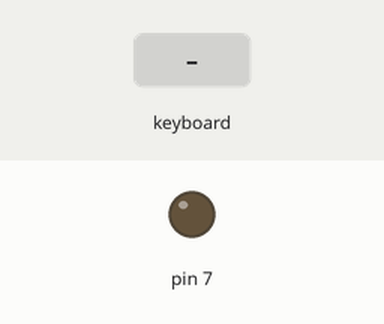
Recording of a program running on a simulated Raspberry Pi (header pin numbers). Shown: output pins drawn as LEDs (lit = HIGH). Inputs (shaded band) come from the test bench. At 5.8 s the program stops and its outputs stay as they are.

Above: at 1.2 s.
1.3 s: key "o" typed on the keyboard
At 1.9 s:
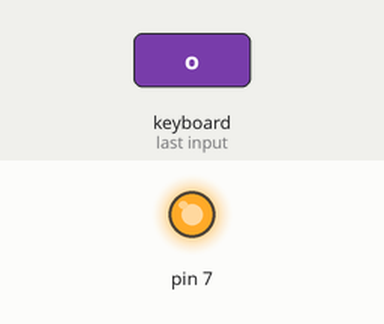
5.8 s: key "q" typed on the keyboard
At 6.5 s:
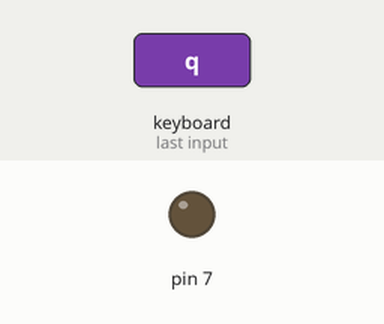
Timing chart, 0 to 7.3 s (numbered marks = the images above; inputs shaded):
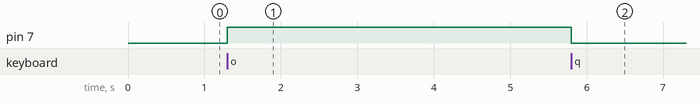

Measured:
- after the input at 1.3 s, pin 7: LOW → HIGH at once
- after the input at 5.8 s, pin 7: HIGH → LOW at once

The program:

led_keyboard_control.py
```python
# imports (curses for keyboard control)
import curses
import RPi.GPIO as GPIO
import time

# Get the curses window, turn off echoing of keyboard to screen, turn on
# instant (no waiting) key response, and use special values for cursor keys
screen = curses.initscr()
curses.noecho()
curses.cbreak()
screen.keypad(True)

#Tell RPi the numbering system for the pins
GPIO.setmode(GPIO.BOARD)

#using pin 7 as an output
GPIO.setup(7,GPIO.OUT)

try:
        while True:
            char = screen.getch()
            if char == ord('q'):
                break
            elif char == ord('o'):
                GPIO.output(7,True)
            elif char == curses.KEY_UP:
                print "up"
            elif char == curses.KEY_DOWN:
                print "down"
            elif char == curses.KEY_RIGHT:
                print "right"
            elif char == curses.KEY_LEFT:
                print "left"
            elif char == 10:
                print "off"
                GPIO.output(7,False)

finally:
    #Close down curses properly, inc turn echo back on!
    curses.nocbreak(); screen.keypad(0); curses.echo()
    curses.endwin()
    GPIO.cleanup()
```
